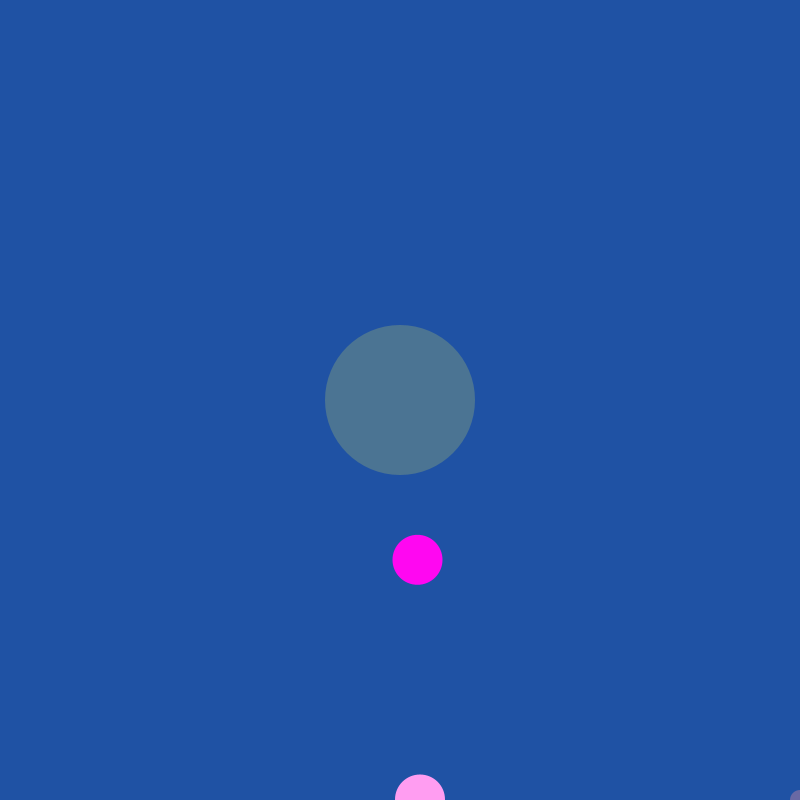
Frame 1 (no input)
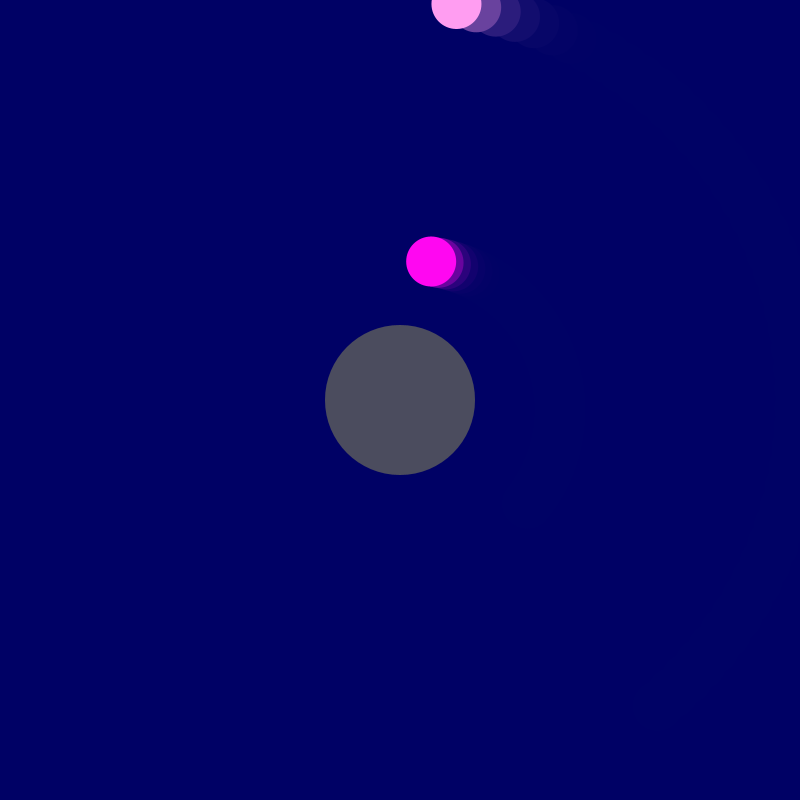
Frame 60 (the mouse pressed at the canvas centre just before this capture)
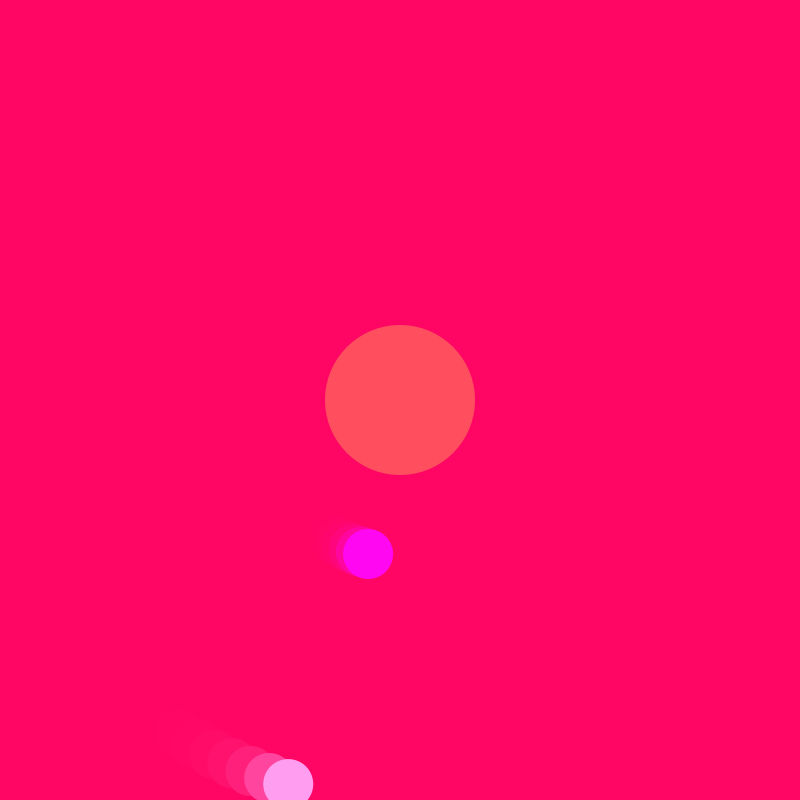
Frame 120 (the mouse held since frame 60 and released just before this capture)

The Processing sketch that drew these frames (run headless with seeded random() and noise(); from frame 60 on, the mouse is pressed at the canvas centre):

// Processing sketch: processing_158491
// ── processing_158491.pde


float i = 0;
void setup() {
  noCursor();
  smooth();
  size(800, 800);
  background(75, 199, 255);
  noStroke();
//fill(mouseX,243,10,50);
ellipse (width,height, 20,20);
 
}
void draw() {
 

  
  
i=i+0.05;
float posicionX = 400*sin(i);
float posicionY = 400*cos(i);
 fill(mouseY,i,100,150);
  rect(0,0,width,height);
  fill(255, 157, 241);
  noStroke();
  ellipse(width/2+posicionX, height/2+posicionY, 50, 50);

float Lana = 150*sin(i);
float Lanas = 150*cos(i);
float Peeta=5;
Peeta= Peeta+5;
  fill(mouseY*2,i-80,100,150);
  //rect(0,0,width,height);
  fill(255, 7, 241);
  noStroke();
  ellipse(width/2+Lana+10, height/2+Lanas+10, 50, 50);
  fill(255,Peeta*900,77,50);
ellipse (width/2,height/2, 150,150);

}
